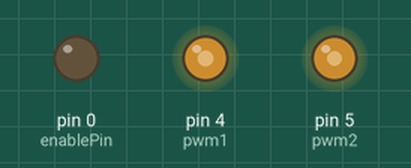
Simulated run of this sketch. Board: Arduino Uno, built with avr-gcc and run on an emulated ATmega328P. Shown: output pins drawn as LEDs (lit = HIGH).

Above: at 0.05 s.
At 65.3 s:
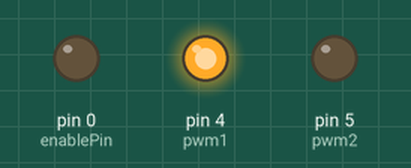
Timing chart, 0 to 85.2 s (numbered marks = the images above):
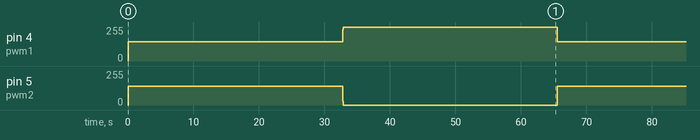

Measured:
- by itself, pin 4 (pwm1): alternates 255/255 for 32.8 s and 143/255 for 32.8 s
- by itself, pin 5 (pwm2): alternates 139/255 for 32.8 s and 0/255 for 32.8 s

The sketch:

attiny_slave.ino
```cpp
#include <PWM.h>

#include <Wire.h>
#include <PWM.h>

#define CLK 16000000UL // 20 mHz or 16 mHz, figure out CLK
#define shift 90
#define PRESCALER 1 //prescaler is a var that scales the timer speed

#define address 0x36 //define slave address, Q: need to <<1 ?

//pins for PWM, from circuit diagram
int pwm1 = 4;
int pwm2 = 5;

//enable pin
int enablePin = 0;

// millisecond counters
int ms = 0;
int curMs = 0;

// unsigned long pwm1_toggle = null;
// unsigned long pwm2_toggle = null;

//incoming msg from master contains 4 bits
//long msg = null;

boolean enable = 0; // 1 bit
int freqOpt = 0; // 2 bits {0: 0 kHz, 1: 167 kHz, 2: 333 kHz, 500 kHz}
boolean wave = 0; // 1 bit {true: step wave, false: DC performance wave}

int frequency = 0;


void setup() {

  Wire.begin(address);

  pinMode(enablePin, OUTPUT); //enable
  pinMode(4, OUTPUT); // pwm1
  pinMode(5, OUTPUT); // pwm2

  // InitTimerSafe(); //from PWM library, initializes timers to 0
  // TCCR1B = _BV( WGM13) | _BV( WGM12); //turns CTC mode on?

  // OCR1A = 0; // set compare match register to 0

}

void parseMsg(int msg) {

  // enable = msg[0]
  // freqOpt = strtol(msg[1:2], NULL, 2); //receive a standard i2c message as length of 8 bytes, parse that not a string
  // //check if first four bits and last four bits are equal and if message is garbled then ignore
  // wave = msg[3]

  // switch(freqOpt){
  //   case 0:
  //     frequency = 0;
  //     break;
  //   case 1:
  //     frequency = 167;
  //     break;
  //   case 2:
  //     frequency = 333;
  //     break;
  //   case 3:
  //     frequency = 500;
  //     break;
  // }

 switch (msg) { //need to do wave type thing
    case 0:
      createPWM(false, 0);
      break;
    case 1:
      createPWM(false, 0);
      break;
    case 2:
      createPWM(false, 167);
      break;
    case 3:
      createPWM(false, 167);
      break;
    case 4:
      createPWM(false, 333);
      break;
    case 5:
      createPWM(false, 333);
      break;
    case 6:
      createPWM(false, 487);
      break;
    case 7:
      createPWM(false, 487);
      break;
    case 8:
      createPWM(true, 0);
      break;
    case 9:
      createPWM(true, 0);
      break;
    case 10:
      createPWM(true, 167);
      break;
    case 11:
      createPWM(true, 167);
      break;
    case 12:
      createPWM(true, 333);
      break;
    case 13:
      createPWM(true, 333);
      break;
    case 14:
      createPWM(true, 487);
      break;
    case 15:
      createPWM(true, 487);
      break;
    default: //else do nothing
      createPWM(false, 0);
      break;

    return;

 }

}

void createPWM(bool enable, int frequency) { //set frequencies

  if (enable) {
    digitalWrite(enablePin, HIGH);
  } else {
    digitalWrite(enablePin, LOW);
  }

  SetPinFrequencySafe(pwm1, frequency); //set freq pwm1
  SetPinFrequencySafe(pwm2, frequency); //set freq pwm2


}

void loop() {

  int msg = Wire.read();
  parseMsg(msg);

  digitalWrite(pwm1, HIGH);
  ms = millis();

  //PWM2 starts with 90 degrees phase shift from PWM1
  //frequency / 1000 = cycles/ms
  //frequency / 4000 = fourth of a cycle/ms
  //once current milliseconds tracker has passed 1/4 of cycle, start pwm2 (90 degrees phase shift)

  if (ms >= frequency/4000) {
    digitalWrite(pwm2, HIGH);
  }

  if (ms >= frequency/2000) {
    digitalWrite(pwm1, LOW);
  }

  if (ms >= (3 * frequency)/4000) {
    digitalWrite(pwm2, LOW);
  }


  // if (enable == '1') {

  //   //pwmWrite(pwm1, 127) //50% duty cycle pwm1
  //   //pwmWrite(pwm2, 127) //50% duty cycle pwm2
  //   //TODO phase shift

  //   pwm1_toggle = (CLK / frequency) / 2;

  //   ICR1 = pwm1_toggle

  //   pwm2_toggle = (pwm1_toggle * SHIFT) / 180UL;

  //   OCR1B = pwm2_toggle;

  //  // pwm1 = pwm1_toggle;
  //  // pwm2 = pwm2_toggle;

  //   TCCR1B |= _BV(CS10); //change bit value of cs10 (clock

}
```
